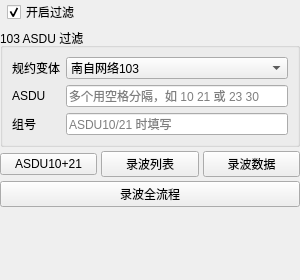
<?xml version="1.0" encoding="UTF-8"?>
<ui version="4.0">
 <class>Iec103FilterWidget</class>
 <widget class="QWidget" name="Iec103FilterWidget">
  <property name="geometry">
   <rect>
    <x>0</x>
    <y>0</y>
    <width>300</width>
    <height>280</height>
   </rect>
  </property>
  <layout class="QVBoxLayout" name="verticalLayout">
   <property name="leftMargin">
    <number>0</number>
   </property>
   <property name="topMargin">
    <number>0</number>
   </property>
   <property name="rightMargin">
    <number>0</number>
   </property>
   <property name="bottomMargin">
    <number>0</number>
   </property>
   <property name="spacing">
    <number>4</number>
   </property>
   <item>
    <layout class="QHBoxLayout" name="realtimeLayout">
     <item>
      <spacer name="realtimeSpacer">
       <property name="orientation">
        <enum>Qt::Orientation::Horizontal</enum>
       </property>
      </spacer>
     </item>
     <item>
      <widget class="QCheckBox" name="realtimeFilterCheck">
       <property name="text">
        <string>开启过滤</string>
       </property>
       <property name="checked">
        <bool>true</bool>
       </property>
      </widget>
     </item>
    </layout>
   </item>
   <item>
    <widget class="QGroupBox" name="criteriaGroup">
     <property name="title">
      <string>103 ASDU 过滤</string>
     </property>
     <layout class="QFormLayout" name="criteriaLayout">
      <item row="0" column="0">
       <widget class="QLabel" name="variantLabel">
        <property name="text">
         <string>规约变体</string>
        </property>
       </widget>
      </item>
      <item row="0" column="1">
       <widget class="QComboBox" name="variantCombo">
        <property name="currentIndex">
         <number>1</number>
        </property>
        <item>
         <property name="text">
          <string>山东主子站103</string>
         </property>
        </item>
        <item>
         <property name="text">
          <string>南自网络103</string>
         </property>
        </item>
       </widget>
      </item>
      <item row="1" column="0">
       <widget class="QLabel" name="asduLabel">
        <property name="text">
         <string>ASDU</string>
        </property>
       </widget>
      </item>
      <item row="1" column="1">
       <widget class="QLineEdit" name="asduEdit">
        <property name="placeholderText">
         <string>多个用空格分隔，如 10 21 或 23 30</string>
        </property>
        <property name="clearButtonEnabled">
         <bool>true</bool>
        </property>
       </widget>
      </item>
      <item row="2" column="0">
       <widget class="QLabel" name="groupLabel">
        <property name="text">
         <string>组号</string>
        </property>
       </widget>
      </item>
      <item row="2" column="1">
       <widget class="QLineEdit" name="groupEdit">
        <property name="placeholderText">
         <string>ASDU10/21 时填写</string>
        </property>
        <property name="clearButtonEnabled">
         <bool>true</bool>
        </property>
       </widget>
      </item>
     </layout>
    </widget>
   </item>
   <item>
    <layout class="QHBoxLayout" name="presetRow1">
     <item>
      <widget class="QPushButton" name="genericAsduButton">
       <property name="text">
        <string>ASDU10+21</string>
       </property>
       <property name="toolTip">
        <string>同时显示通用分类数据与命令 (ASDU10、ASDU21)</string>
       </property>
      </widget>
     </item>
     <item>
      <widget class="QPushButton" name="waveListButton">
       <property name="text">
        <string>录波列表</string>
       </property>
      </widget>
     </item>
     <item>
      <widget class="QPushButton" name="waveDataButton">
       <property name="text">
        <string>录波数据</string>
       </property>
      </widget>
     </item>
    </layout>
   </item>
   <item>
    <layout class="QHBoxLayout" name="presetRow2">
     <item>
      <widget class="QPushButton" name="waveFlowButton">
       <property name="text">
        <string>录波全流程</string>
       </property>
       <property name="toolTip">
        <string>显示录波列表、命令、准备、通道表、扰动值等全部录波相关 ASDU</string>
       </property>
      </widget>
     </item>
    </layout>
   </item>
   <item>
    <widget class="QLabel" name="previewLabel">
     <property name="wordWrap">
      <bool>true</bool>
     </property>
     <property name="textInteractionFlags">
      <set>Qt::TextSelectableByMouse</set>
     </property>
     <property name="styleSheet">
      <string notr="true">color: gray; font-size: 11px;</string>
     </property>
    </widget>
   </item>
  </layout>
 </widget>
 <resources/>
 <connections/>
</ui>
